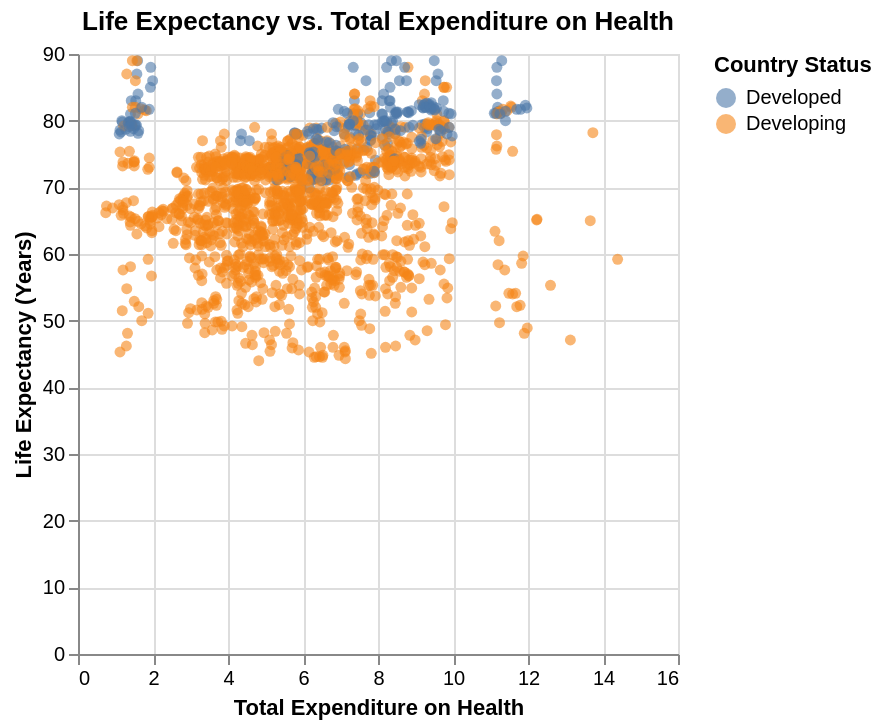

The cell this chart's notebook holds for it:
### Markdown cell above
### Scatter plot for 'Life expectancy' vs. 'Total expenditure', colored by 'Status'

### Code cell
# Create a scatter plot for 'Life expectancy' vs. 'Total expenditure', colored by 'Status'
chart2 = alt.Chart(df).mark_point(filled=True, opacity=0.6).encode(
    x=alt.X('Total expenditure', title='Total Expenditure on Health'),
    y=alt.Y('Life expectancy', title='Life Expectancy (Years)'),
    color=alt.Color('Status', title='Country Status'),
    tooltip=['Country', 'Year', 'Status', 'Life expectancy', 'Total expenditure']
).properties(
    title='Life Expectancy vs. Total Expenditure on Health'
)
chart2.display()

### Figure 1 — Vega-Lite specification as saved in the notebook (floating-point values rounded to 4 significant figures; data arrays with more than 128 entries replaced by an {"elided": "..."} marker saying what was removed)
{"config": {"view": {"continuousWidth": 300, "continuousHeight": 300}}, "data": {"name": "data-003cdaf21f70773abce922bbe6be05d0"}, "mark": {"type": "point", "filled": true, "opacity": 0.6}, "encoding": {"color": {"field": "Status", "title": "Country Status", "type": "nominal"}, "tooltip": [{"field": "Country", "type": "nominal"}, {"field": "Year", "type": "quantitative"}, {"field": "Status", "type": "nominal"}, {"field": "Life expectancy", "type": "quantitative"}, {"field": "Total expenditure", "type": "quantitative"}], "x": {"field": "Total expenditure", "title": "Total Expenditure on Health", "type": "quantitative"}, "y": {"field": "Life expectancy", "title": "Life Expectancy (Years)", "type": "quantitative"}}, "title": "Life Expectancy vs. Total Expenditure on Health", "$schema": "https://vega.github.io/schema/vega-lite/v5.8.0.json", "datasets": {"data-003cdaf21f70773abce922bbe6be05d0": {"elided": "1649 records"}}}
